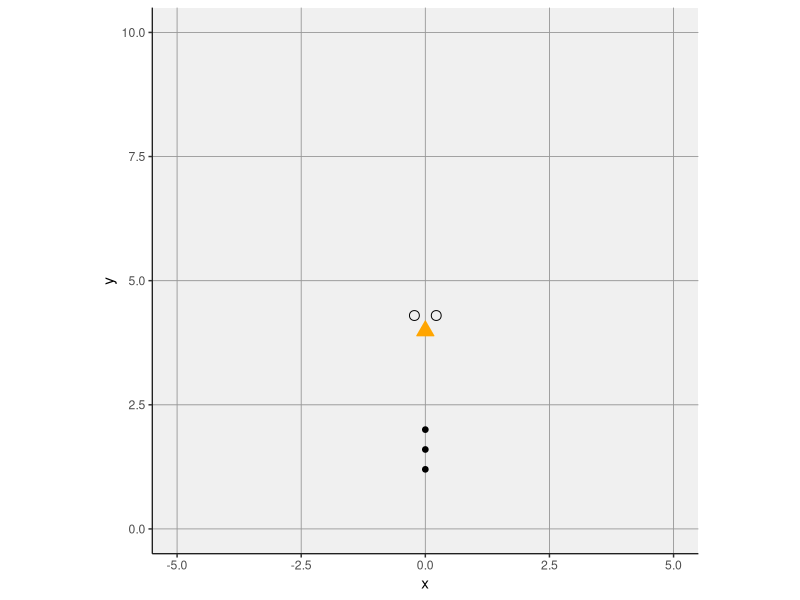

Here is the R script that generated this plot:
library(tidyverse)
library(ggforce)
library(gganimate)

# --- Snowman setup ---
r_bottom <- 1.8
r_middle <- 1.6
r_head <- 1.1
overlap <- 0.2

y_bottom <- 0
y_middle <- y_bottom + r_bottom - overlap
y_head <- y_middle + r_middle + r_head - overlap

snowman_parts <- tibble(
  x = 0, y = c(y_middle, y_head),
  r = c( r_middle, r_head)
)

# Head features: eyes and slightly lowered nose
head_x <- 0; head_y <- y_head; head_r <- r_head
features_head <- tibble(
  x = c(head_x - 0.2*head_r, head_x + 0.2*head_r, head_x),  # eyes and nose centered
  y = c(head_y + 0.18*head_r, head_y + 0.18*head_r, head_y - 0.1*head_r),  # nose slightly lower
  size = c(3, 3, 4),  # nose larger
  col = c("black","black","orange"),
  shape = c(1,1,24)  # eyes, eyes, nose
)

# Buttons
buttons <- tibble(
  x = c(0, 0, 0),
  y = c(y_middle + 0.25*r_middle, y_middle, y_middle - 0.25*r_middle),
  size = c(r_middle, r_middle, r_middle)  # increased size
)

# --- Snowflakes ---
n_flakes <- 200
n_frames <- 150
fall_speed <- 0.08

snowflakes <- tibble(
  flake = 1:n_flakes,
  x = runif(n_flakes, -5, 5),
  y_start = runif(n_flakes, 0, 10)
)

# Compute snowflake positions for every frame
y_min <- 0
y_max <- 10
range_y <- y_max - y_min

snowflakes_anim <- snowflakes %>%
  crossing(frame = 1:n_frames) %>%
  mutate(y = y_start - fall_speed * frame,
         y = y_min + (y - y_min) %% range_y)  # smooth wrapping

p <- ggplot() +
 
  # Features (eyes and slightly lowered nose)
  geom_point(data=features_head, aes(x=x, y=y),
             color=features_head$col,
             fill=features_head$col,
             size=features_head$size,
             shape=features_head$shape) +
  
  # Buttons
  geom_point(data=buttons, aes(x=x, y=y), color="black", size=buttons$size) +
  

  coord_fixed(xlim=c(-5,5), ylim=c(0,10)) +
  theme(legend.position="none",
        axis.line = element_line(color = "black", linewidth = 0.4),
        panel.grid.major = element_line(color = "#969696", linewidth = 0.3),
        panel.grid.minor = element_blank(),   # remove minor gridlines
        panel.background = element_rect(fill = "#f0f0f0", color = NA)
  )

ggsave(p, filename = "temp00.png", width = 16, height = 16)
